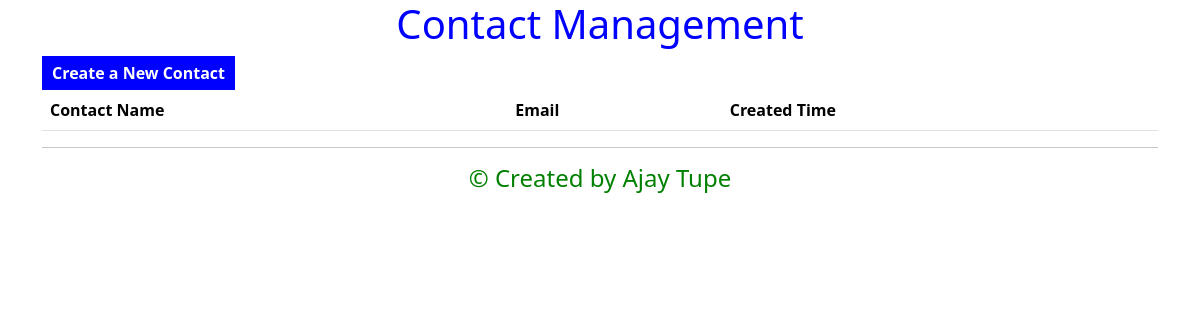
The app's page /, older data.
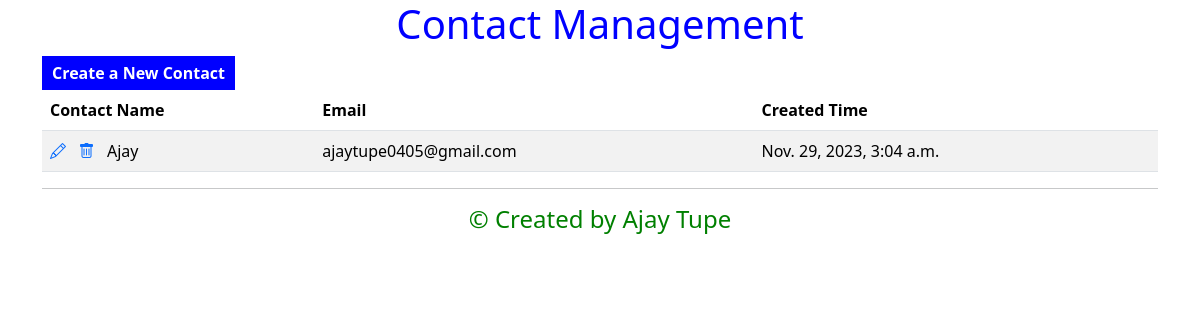
The same page, newer data.
### contacts/models.py (models this page shows)
class Contact(models.Model):
    name = models.CharField(max_length=20, null=False, unique=True)
    email = models.EmailField(unique=True)
    created_time = models.DateTimeField(auto_now_add=True, editable=False)
    notes = models.TextField(max_length=200, default="")

### contacts/views.py (the view)
# urls.py: path("", ContactListView.as_view(), name="contact_list"),
class ContactListView(ListView):
    model = Contact

### contacts/templates/contacts/contact_list.html (shortened to what this page needs)
{% extends "base.html" %}
{% block content %}
<div class="centered-text" style="color: blue;">
    <h1>Contact Management</h1>
</div>
<form action="{% url 'contact_form' %}" method="get">
    <button type="submit">Create a New Contact</button>
</form>
<table class="table table-striped">
  <thead>
    <tr>
      <th>Contact Name</th>
      <th>Email</th>
      <th>Created Time</th>
    </tr>
  </thead>
  <tbody>
    {% for contact in contact_list %}
    <tr>
      <td>
        <a class="icon-link" href="{% url 'contact_update' contact.pk %}">
            <i class="bi bi-pencil"></i>
        </a>
          <a class="icon-link">
            <i class="bi bi-trash"></i>
          </a>
        <a style="color: black; text-decoration: none;" href="{% url 'contact_detail' contact.pk %}">
                {{ contact.name }}
            </a>
      </td>
      <td>
        {{ contact.email}}
      </td>
      <td>
        {{ contact.created_time}}
      </td>
    </tr>
    {% endfor %}
  </tbody>
</table>
<hr>
<div class="centered-text" style="color: green;">
    <h4>&copy; Created by Ajay Tupe</h4>
</div>
{% endblock content %}

### templates/base.html (shortened to what this page needs)
<!DOCTYPE html>
<html lang="en">
<head>
  <link href="https://cdn.jsdelivr.net/npm/bootstrap@5.3.2/dist/css/bootstrap.min.css"
    rel="stylesheet"
>
  <link rel="stylesheet"
    href="https://cdn.jsdelivr.net/npm/bootstrap-icons@1.3.0/font/bootstrap-icons.css">
</head>
<body>
  <div class="container">
    {% block content %}{% endblock content %}
  </div>
</body>
</html>

### templates/base.html (style rules this page uses)
.centered-text { text-align: center; }
button { background-color: blue; color: white; border: none; padding: 5px 10px; text-align: center; text-decoration: none; display: inline-block; font-size: 16px; cursor: pointer; font-weight: 600; }

Row changes from the older to the newer data that the page shows:
added Contact: name "Ajay", email "ajaytupe0405@gmail.com", created_time "Nov. 29, 2023, 3:04 a.m."
